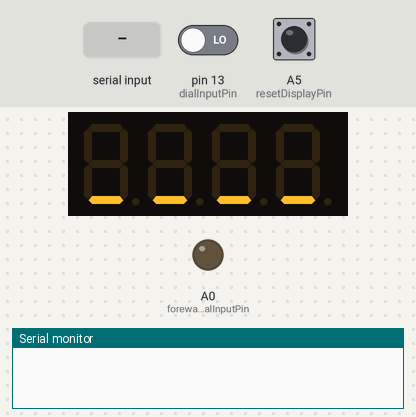
The sketch below on a simulated Arduino Uno, built with avr-gcc and run on an emulated ATmega328P. On the bench: 4-digit seven-segment display, output pins drawn as LEDs (lit = HIGH), the last lines printed to the serial monitor. Wiring (inferred from the names in the program): 4-digit 7-segment display, segments lit when HIGH: segments pin 2, pin 3, pin 4, pin 5, pin 6, pin 7, pin 8; digit selects pin 9, pin 10, pin 11, pin 12. The test bench sets the inputs (shaded band); at power-on: pin 13 (dialInputPin) LOW, A5 (resetDisplayPin) LOW. The segment pins are drawn as the display they are named for; pins used as bus, display or sensor lines are not drawn.

Above: at 1.2 s.
1.3 s: pin 13 (dialInputPin) driven HIGH
At 2.6 s:
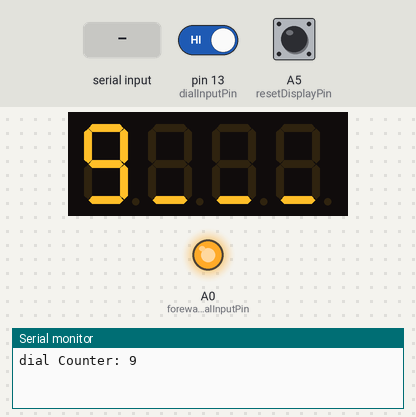
3.0 s: "90,45\n" received over Serial
At 5.0 s:
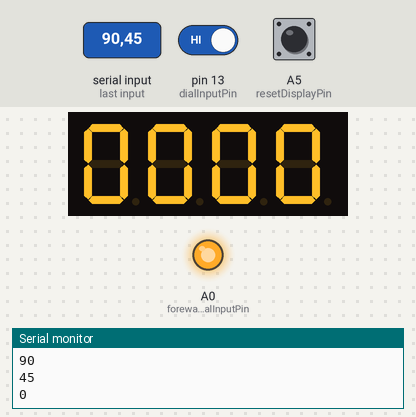
5.5 s: pin 13 (dialInputPin) driven LOW
At 6.0 s:
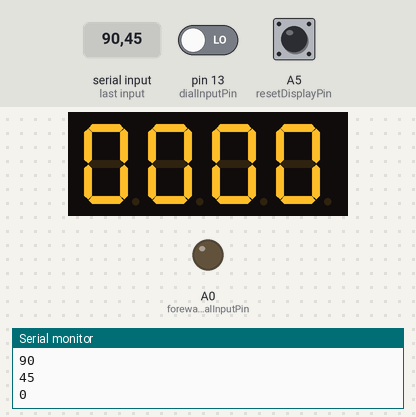
7.0 s: A5 (resetDisplayPin) pulled HIGH for 0.15 s
At 8.3 s:
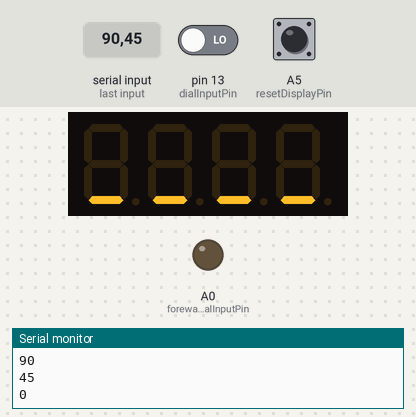
8.6 s: "30,150\n" received over Serial
At 9.4 s:
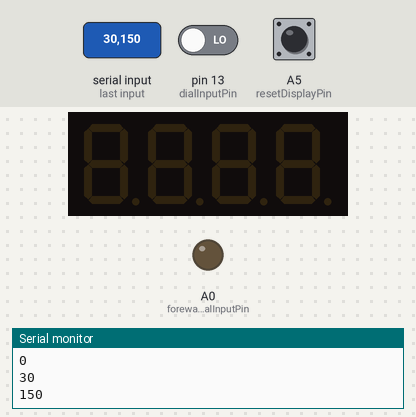
11.1 s: A5 (resetDisplayPin) pulled HIGH for 1 s
At 12.7 s:
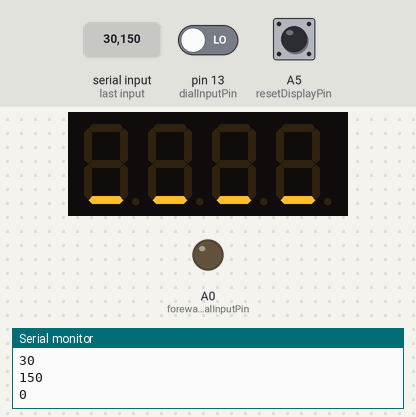
Timing chart, 0 to 14.2 s (numbered marks = the images above; inputs shaded):
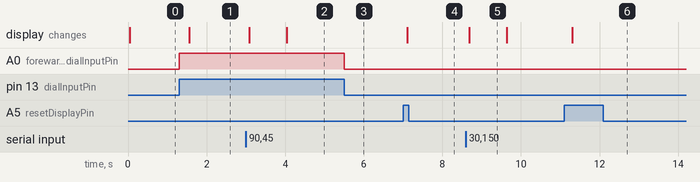

Measured:
- after the input at 1.3 s, A0 (foreward_dialInputPin): LOW → HIGH at once; the display: changes after 0.26 s (image 1)
- after the input at 3.0 s, the display: first changes after 0.08 s (image 2 shows a later state)
- after the input at 5.5 s, A0 (foreward_dialInputPin): HIGH → LOW at once
- after the input at 7.0 s, the display: changes after 0.10 s (image 4)
- after the input at 8.6 s, the display: changes after 0.08 s (image 5)
- after the input at 11.1 s, the display: changes after 0.20 s (image 6)
- what the display in image 5 shows lasts 0.9 s, from 8.7 s to 9.6 s

The sketch:

display.ino
```cpp
// This program controls the 4 digit 7 segment display using the rotary dial


// rotary dial variables
boolean finishedDialing = false;
int dialCounter = 10;
int const dialInputPin = 13;				// pin used for rotary dial input
int const resetDisplayPin = A5;				// pin used for communication between the 2 arduinos
int const foreward_dialInputPin = A0;		// pin used to send the input of the rotary dial from arduino nr. 1 to arduino nr. 2
int lastState = LOW;
int trueState = LOW;
long lastStateChangeTime = 0;
int dialHasFinishedRotatingAfterMs = 200;
int dialDebounceDelay = 10;
int i = 0;									// digit array index

// debounce variables
unsigned long previousDispYearTime = 0;
unsigned long prevTimeDig1 = 0;
unsigned long prevTimeDig2 = 0;
unsigned long prevTimeDig3 = 0;
unsigned long prevTimeDig4 = 0;

int const digitDebounceDelay = 10;
boolean displayDigits = false;


// the variables that control the four 7 segments
int A_pin = 2;		//                 A
int B_pin = 3;		//              _______
int C_pin = 4;		//            |         |
int D_pin = 5;		//       F    |         |  B
int E_pin = 6;		//            |    G    |
int F_pin = 7;		//            | _______ |
int G_pin = 8;		//            |         |
int GND1 = 9;		//		      |         |
int GND2 = 10;		//		 E    |         |   C
int GND3 = 11;		//            | _______ |
int GND4 = 12;		//
int num;			//				   D

int digit[4] = { -1, -1, -1, -1 };	// array that stores the value of each digit to display on the 7 segment. Using -1 as initialization
int const digitDelayTime = 1;
unsigned long previousResetTime = 0;


void setup()
{
	pinMode(resetDisplayPin, INPUT);
	pinMode(foreward_dialInputPin, OUTPUT);
	pinMode(dialInputPin, INPUT);
	pinMode(A_pin, OUTPUT);
	pinMode(B_pin, OUTPUT);
	pinMode(C_pin, OUTPUT);
	pinMode(D_pin, OUTPUT);
	pinMode(E_pin, OUTPUT);
	pinMode(F_pin, OUTPUT);
	pinMode(G_pin, OUTPUT);
	pinMode(GND1, OUTPUT);
	pinMode(GND2, OUTPUT);
	pinMode(GND3, OUTPUT);
	pinMode(GND4, OUTPUT);
	Serial.begin(9600);
}
void loop()
{
	reset_display();
	rotary_dial_input();
	//display_year();

	digitalWrite(GND1, HIGH);
	digitalWrite(GND2, HIGH);
	digitalWrite(GND3, HIGH);
	digitalWrite(GND4, HIGH);


	if (Serial.available() > 0)	 // checks if something came across the serial
	{
		num = Serial.parseInt(); // returns the first valid (long) integer number from the serial buffer
		Serial.println(num);
		// prepares format for displaying the digits in correct order/position on the four 7 segments
		digit[0] = num / 1000;
		num = num - (digit[0] * 1000);
		digit[1] = num / 100;
		num = num - (digit[1] * 100);
		digit[2] = num / 10;
		digit[3] = num - (digit[2] * 10);
	}

	digitalWrite(GND4, LOW);    // displays digit 4 on the 7 segment
	pickNumber(digit[3]);
	delay(digitDelayTime);
	digitalWrite(GND4, HIGH);

	digitalWrite(GND3, LOW);    // displays  digit 3
	pickNumber(digit[2]);
	delay(digitDelayTime);
	digitalWrite(GND3, HIGH);

	digitalWrite(GND2, LOW);    // displays digit 2
	pickNumber(digit[1]);
	delay(digitDelayTime);
	digitalWrite(GND2, HIGH);

	digitalWrite(GND1, LOW);    // displays digit 1
	pickNumber(digit[0]);
	delay(digitDelayTime);
	digitalWrite(GND1, HIGH);

}


void reset_display() {	// this function resets the display by setting the digit array to -1 and the esential rotary dial variables

	if (millis() - previousResetTime > 200) {	// debounce
		previousResetTime = millis();
		if (digitalRead(resetDisplayPin) == HIGH) {
			for (int j = 0; j < 4; j++) {
				digit[j] = -1;
			}
			lastState = LOW;
			trueState = LOW;
			i = 0;
			finishedDialing = false;
			dialCounter = 10;
		}
	}
}

void pickNumber(int x) {	// this function chooses what number (or "_") to display on a 7 segment
	switch (x) {
	case 1: one(); break;
	case 2: two(); break;
	case 3: three(); break;
	case 4: four(); break;
	case 5: five(); break;
	case 6: six(); break;
	case 7: seven(); break;
	case 8: eight(); break;
	case 9: nine(); break;
	case -1: empty(); break;
	default: zero(); break;
	}
}

void clearLEDs()
{
	for (int i = 2; i < 9; i++) {
		digitalWrite(i, LOW);		// turns all segments off (A-G)
	}
}

void one()	// displays the number 1 on a 7 segment
{
	digitalWrite(A_pin, LOW);
	digitalWrite(B_pin, HIGH);
	digitalWrite(C_pin, HIGH);
	digitalWrite(D_pin, LOW);
	digitalWrite(E_pin, LOW);
	digitalWrite(F_pin, LOW);
	digitalWrite(G_pin, LOW);
}

void two()	// displays the number 2 on a 7 segment
{
	digitalWrite(A_pin, HIGH);
	digitalWrite(B_pin, HIGH);
	digitalWrite(C_pin, LOW);
	digitalWrite(D_pin, HIGH);
	digitalWrite(E_pin, HIGH);
	digitalWrite(F_pin, LOW);
	digitalWrite(G_pin, HIGH);
}

void three()  // displays the number 3 on a 7 segment
{
	digitalWrite(A_pin, HIGH);
	digitalWrite(B_pin, HIGH);
	digitalWrite(C_pin, HIGH);
	digitalWrite(D_pin, HIGH);
	digitalWrite(E_pin, LOW);
	digitalWrite(F_pin, LOW);
	digitalWrite(G_pin, HIGH);
}

void four()  // displays the number 4 on a 7 segment
{
	digitalWrite(A_pin, LOW);
	digitalWrite(B_pin, HIGH);
	digitalWrite(C_pin, HIGH);
	digitalWrite(D_pin, LOW);
	digitalWrite(E_pin, LOW);
	digitalWrite(F_pin, HIGH);
	digitalWrite(G_pin, HIGH);
}

void five()  // displays the number 5 on a 7 segment
{
	digitalWrite(A_pin, HIGH);
	digitalWrite(B_pin, LOW);
	digitalWrite(C_pin, HIGH);
	digitalWrite(D_pin, HIGH);
	digitalWrite(E_pin, LOW);
	digitalWrite(F_pin, HIGH);
	digitalWrite(G_pin, HIGH);
}

void six()  // displays the number 6 on a 7 segment
{
	digitalWrite(A_pin, HIGH);
	digitalWrite(B_pin, LOW);
	digitalWrite(C_pin, HIGH);
	digitalWrite(D_pin, HIGH);
	digitalWrite(E_pin, HIGH);
	digitalWrite(F_pin, HIGH);
	digitalWrite(G_pin, HIGH);
}

void seven()  // displays the number 7 on a 7 segment
{
	digitalWrite(A_pin, HIGH);
	digitalWrite(B_pin, HIGH);
	digitalWrite(C_pin, HIGH);
	digitalWrite(D_pin, LOW);
	digitalWrite(E_pin, LOW);
	digitalWrite(F_pin, LOW);
	digitalWrite(G_pin, LOW);
}

void eight()  // displays the number 8 on a 7 segment
{
	digitalWrite(A_pin, HIGH);
	digitalWrite(B_pin, HIGH);
	digitalWrite(C_pin, HIGH);
	digitalWrite(D_pin, HIGH);
	digitalWrite(E_pin, HIGH);
	digitalWrite(F_pin, HIGH);
	digitalWrite(G_pin, HIGH);
}

void nine()  // displays the number 9 on a 7 segment
{
	digitalWrite(A_pin, HIGH);
	digitalWrite(B_pin, HIGH);
	digitalWrite(C_pin, HIGH);
	digitalWrite(D_pin, HIGH);
	digitalWrite(E_pin, LOW);
	digitalWrite(F_pin, HIGH);
	digitalWrite(G_pin, HIGH);
}

void zero()  // displays the number 0 on a 7 segment
{
	digitalWrite(A_pin, HIGH);
	digitalWrite(B_pin, HIGH);
	digitalWrite(C_pin, HIGH);
	digitalWrite(D_pin, HIGH);
	digitalWrite(E_pin, HIGH);
	digitalWrite(F_pin, HIGH);
	digitalWrite(G_pin, LOW);
}

void empty()  // displays _ on a 7 segment
{

	digitalWrite(A_pin, LOW);
	digitalWrite(B_pin, LOW);
	digitalWrite(C_pin, LOW);
	digitalWrite(D_pin, HIGH);
	digitalWrite(E_pin, LOW);
	digitalWrite(F_pin, LOW);
	digitalWrite(G_pin, LOW);
}

void rotary_dial_input() {   // this function reads input from the rotary dial and puts it into the digit array

	int reading = digitalRead(dialInputPin);
	digitalWrite(foreward_dialInputPin, reading);	// this line of code sends the input of the rotary dial from one arduino to the other
	if ((millis() - lastStateChangeTime) > dialHasFinishedRotatingAfterMs) {  // time needed to wait for the rotary dial to finish rotating

		if (finishedDialing) {	 // if it's only just finished being dialed, send the input to the digit array

			Serial.print("dial Counter: ");	// prints the dialed number to serial monitor for debuging
			Serial.println(dialCounter);
			if (i < 3) {
				digit[i] = dialCounter;
				i++;
			}
			else if (i == 3) {
				digit[i] = dialCounter;
				i = 0;
			}
			finishedDialing = false;		//	reset after finished sending the input through
			dialCounter = 10;		//	reset the counter also ( 10 is used since 0 is equivalent to 10 pulses from the dial)
			delay(1);
		}
	}

	if (reading != lastState) {
		lastStateChangeTime = millis();
	}
	if ((millis() - lastStateChangeTime) > dialDebounceDelay) {
		// debounce - this happens once it's stablized
		if (reading != trueState) {
			// this means that the switch has either just gone from closed->open or vice versa.
			trueState = reading;
			if (trueState == HIGH) {
				// decrement the count of pulses if it's gone high.
				dialCounter--;
				finishedDialing = true; // we'll need to print this number (once the dial has finished rotating)
			}
		}
	}
	lastState = reading;
}


void display_year() {	// this function displays the digit array on the serial monitor for debuging
	int j;
	if (millis() - previousDispYearTime > 1000) {
		previousDispYearTime = millis();
		for (j = 0; j < 4; j++) {
			Serial.print(digit[j], DEC);
			Serial.print(" ");
		}
		Serial.println();
		Serial.print("reading: ");
		Serial.println(digitalRead(13));
	}
}
```
